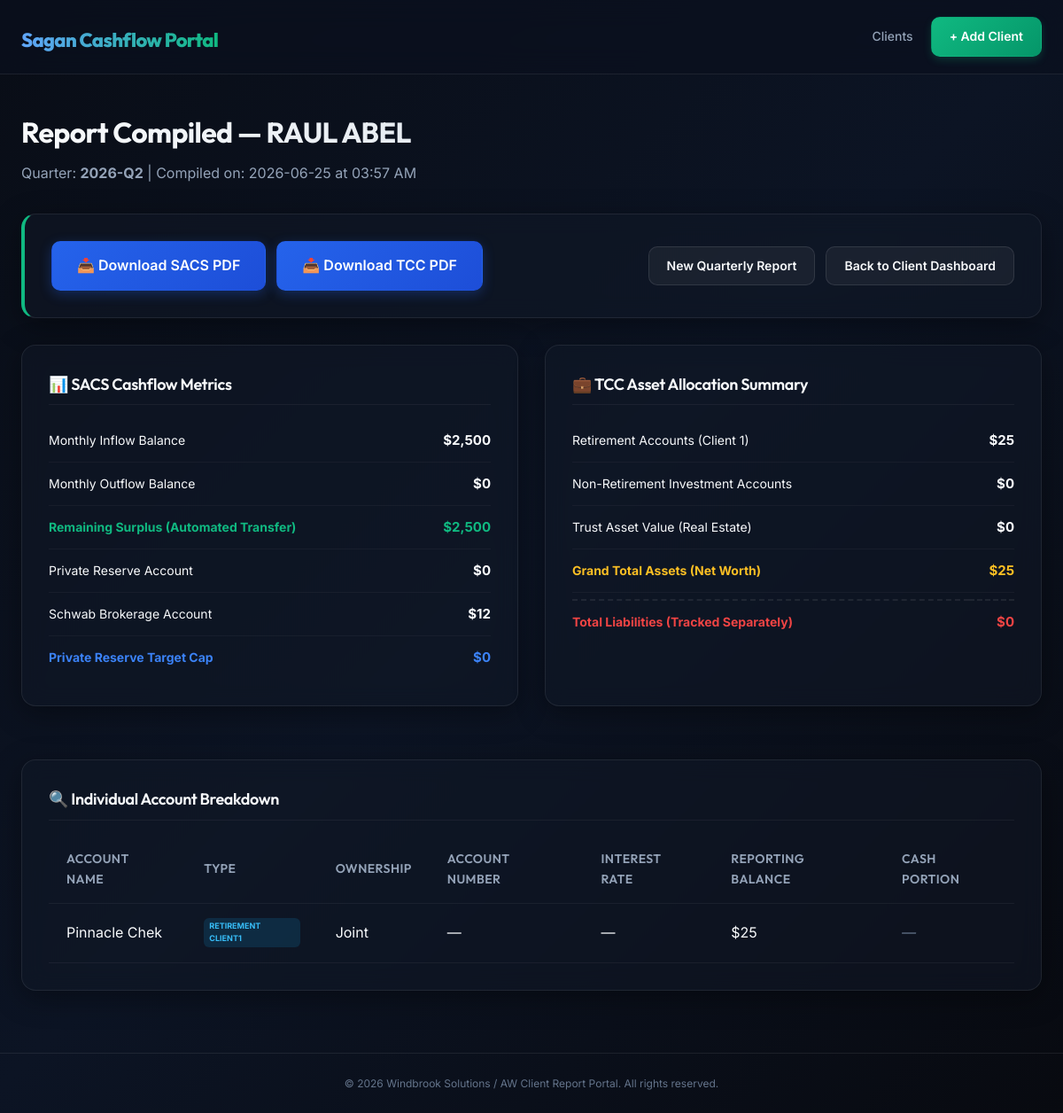
The page /report/10 on the database its author committed.
### backend/models.py (models this page shows, shortened)
class Client(db.Model):
    id = db.Column(db.Integer, primary_key=True)
    name = db.Column(db.String(200), nullable=False)
    spouse_name = db.Column(db.String(200))
    dob = db.Column(db.Date, nullable=False)
    spouse_dob = db.Column(db.Date)
    last_four_ssn = db.Column(db.String(4), nullable=False)
    spouse_last_four_ssn = db.Column(db.String(4))
    monthly_salary = db.Column(db.Float, default=0)
    spouse_monthly_salary = db.Column(db.Float, default=0)
    agreed_expense_budget = db.Column(db.Float, default=0)
    private_reserve_target = db.Column(db.Float, default=0)
    created_at = db.Column(db.DateTime, default=datetime.utcnow)
    deductibles = db.relationship('InsuranceDeductible', backref='client', lazy=True, cascade='all, delete-orphan')
    accounts = db.relationship('Account', backref='client', lazy=True, cascade='all, delete-orphan')
    reports = db.relationship('Report', backref='client', lazy=True, cascade='all, delete-orphan')

class Report(db.Model):
    id = db.Column(db.Integer, primary_key=True)
    client_id = db.Column(db.Integer, db.ForeignKey('client.id'), nullable=False)
    quarter = db.Column(db.String(10), nullable=False) # e.g. "2026-Q2"
    created_at = db.Column(db.DateTime, default=datetime.utcnow)
    inflow_balance = db.Column(db.Float, default=0)
    outflow_balance = db.Column(db.Float, default=0)
    private_reserve_balance = db.Column(db.Float, default=0)
    schwab_brokerage_balance = db.Column(db.Float, default=0)
    target_amount = db.Column(db.Float, default=0)
    balances = db.relationship('AccountBalance', backref='report', lazy=True, cascade='all, delete-orphan')

class AccountBalance(db.Model):
    id = db.Column(db.Integer, primary_key=True)
    report_id = db.Column(db.Integer, db.ForeignKey('report.id'), nullable=False)
    account_id = db.Column(db.Integer, db.ForeignKey('account.id'), nullable=False)
    balance = db.Column(db.Float, default=0)
    cash_balance = db.Column(db.Float) # for investment/brokerage accounts, to show cash portion
    account = db.relationship('Account', backref=db.backref('balances', lazy=True, cascade='all, delete-orphan'))

class Account(db.Model):
    id = db.Column(db.Integer, primary_key=True)
    client_id = db.Column(db.Integer, db.ForeignKey('client.id'), nullable=False)
    account_type = db.Column(db.String(50), nullable=False)
    owner = db.Column(db.String(50), nullable=False) # 'client1', 'client2', 'joint', 'trust'
    name = db.Column(db.String(200), nullable=False)
    last_four = db.Column(db.String(4))
    interest_rate = db.Column(db.Float) # mainly for liabilities
    is_liability = db.Column(db.Boolean, default=False)
    property_address = db.Column(db.String(300)) # for trust accounts

### backend/app.py (the view)
@app.route('/report/<int:id>')
def report_view(id):
    report = db.session.get(Report, id)
    if not report:
        flash('Report not found.', 'error')
        return redirect(url_for('index'))
    retirement1_total = sum(bal.balance for bal in report.balances if bal.account.account_type == 'retirement_client1')
    retirement2_total = sum(bal.balance for bal in report.balances if bal.account.account_type == 'retirement_client2')
    non_retirement_total = sum(bal.balance for bal in report.balances if bal.account.account_type == 'non_retirement')
    trust_total = sum(bal.balance for bal in report.balances if bal.account.account_type == 'trust')
    grand_total_net_worth = retirement1_total + retirement2_total + non_retirement_total + trust_total
    liabilities = [bal for bal in report.balances if bal.account.is_liability]
    liabilities_total = sum(bal.balance for bal in liabilities)
    return render_template(
        'report.html',
        report=report,
        retirement1_total=retirement1_total,
        retirement2_total=retirement2_total,
        non_retirement_total=non_retirement_total,
        trust_total=trust_total,
        grand_total_net_worth=grand_total_net_worth,
        liabilities=liabilities,
        liabilities_total=liabilities_total
    )

### backend/app.py (called while the page is built)
@app.template_filter('numberformat')
def numberformat_filter(value):
    if value is None:
        return '0'
    try:
        return f"{int(value):,}"
    except (ValueError, TypeError):
        return str(value)

### backend/templates/report.html (shortened to what this page needs)
{% extends 'base.html' %}
{% block content %}
<div class="page-header">
    <h2>Report Compiled — {{ report.client.name }}</h2>
    <p class="subtitle">Quarter: <strong>{{ report.quarter }}</strong> | Compiled on: {{ report.created_at.strftime('%Y-%m-%d at %I:%M %p') }}</p>
</div>
<div class="report-actions-panel glass-card">
    <div class="pdf-actions">
        <a href="{{ url_for('report_pdf_sacs', id=report.id) }}" class="btn btn-primary btn-large" target="_blank">📥 Download SACS PDF</a>
        <a href="{{ url_for('report_pdf_tcc', id=report.id) }}" class="btn btn-primary btn-large" target="_blank">📥 Download TCC PDF</a>
    </div>
    <div class="navigation-actions">
        <a href="{{ url_for('report_new', id=report.client_id) }}" class="btn btn-secondary">New Quarterly Report</a>
        <a href="{{ url_for('index') }}" class="btn btn-secondary">Back to Client Dashboard</a>
    </div>
</div>
<div class="report-data-grid">
    <div class="glass-card report-summary-section">
        <h3 class="section-title">📊 SACS Cashflow Metrics</h3>
        <table class="report-summary-table">
            <tbody>
                <tr>
                    <td>Monthly Inflow Balance</td>
                    <td class="value">${{ report.inflow_balance | round(0) | int | numberformat }}</td>
                </tr>
                <tr>
                    <td>Monthly Outflow Balance</td>
                    <td class="value">${{ report.outflow_balance | round(0) | int | numberformat }}</td>
                </tr>
                <tr class="highlight-row green">
                    <td>Remaining Surplus (Automated Transfer)</td>
                    <td class="value">${{ (report.inflow_balance - report.outflow_balance) | round(0) | int | numberformat }}</td>
                </tr>
                <tr>
                    <td>Private Reserve Account</td>
                    <td class="value">${{ report.private_reserve_balance | round(0) | int | numberformat }}</td>
                </tr>
                <tr>
                    <td>Schwab Brokerage Account</td>
                    <td class="value">${{ report.schwab_brokerage_balance | round(0) | int | numberformat }}</td>
                </tr>
                <tr class="highlight-row blue">
                    <td>Private Reserve Target Cap</td>
                    <td class="value">${{ report.target_amount | round(0) | int | numberformat }}</td>
                </tr>
            </tbody>
        </table>
    </div>
    <div class="glass-card report-summary-section">
        <h3 class="section-title">💼 TCC Asset Allocation Summary</h3>
        <table class="report-summary-table">
            <tbody>
                <tr>
                    <td>Retirement Accounts (Client 1)</td>
                    <td class="value">${{ retirement1_total | round(0) | int | numberformat }}</td>
                </tr>
                <tr>
                    <td>Non-Retirement Investment Accounts</td>
                    <td class="value">${{ non_retirement_total | round(0) | int | numberformat }}</td>
                </tr>
                <tr>
                    <td>Trust Asset Value (Real Estate)</td>
                    <td class="value">${{ trust_total | round(0) | int | numberformat }}</td>
                </tr>
                <tr class="highlight-row gold">
                    <td>Grand Total Assets (Net Worth)</td>
                    <td class="value">${{ grand_total_net_worth | round(0) | int | numberformat }}</td>
                </tr>
                <tr class="divider"><td colspan="2"></td></tr>
                <tr class="highlight-row red">
                    <td>Total Liabilities (Tracked Separately)</td>
                    <td class="value">${{ liabilities_total | round(0) | int | numberformat }}</td>
                </tr>
            </tbody>
        </table>
    </div>
</div>
<div class="report-details-section glass-card">
    <h3 class="section-title">🔍 Individual Account Breakdown</h3>
    <table class="dashboard-table">
        <thead>
            <tr>
                <th>Account Name</th>
                <th>Type</th>
                <th>Ownership</th>
                <th>Account Number</th>
                <th>Interest Rate</th>
                <th>Reporting Balance</th>
                <th>Cash Portion</th>
            </tr>
        </thead>
        <tbody>
            {% for bal in report.balances %}
            <tr>
                <td>{{ bal.account.name }}</td>
                <td><span class="acc-badge {{ bal.account.account_type }}">{{ bal.account.account_type | replace('_', ' ') | title }}</span></td>
                <td>{{ bal.account.owner | title }}</td>
                <td>{{ '*' ~ bal.account.last_four if bal.account.last_four else '—' }}</td>
                <td>{{ bal.account.interest_rate ~ '%' if bal.account.interest_rate is not none else '—' }}</td>
                <td class="value">${{ bal.balance | round(0) | int | numberformat }}</td>
                <td class="value">
                    {% if bal.cash_balance is not none %}
                        ${{ bal.cash_balance | round(0) | int | numberformat }}
                    {% else %}
                        <span class="no-data">—</span>
                    {% endif %}
                </td>
            </tr>
            {% endfor %}
        </tbody>
    </table>
</div>
{% endblock %}

### rows shown on the page
Client: client.name "RAUL ABEL"
Report: quarter "2026-Q2", created_at "2026-06-25 at 03:57 AM", inflow_balance|numberformat "2,500", outflow_balance|numberformat "0", inflow_balance+outflow_balance "2,500", private_reserve_balance|numberformat "0", schwab_brokerage_balance|numberformat "12", target_amount|numberformat "0"
AccountBalance: account.name "Pinnacle Chek", account.account_type "RETIREMENT CLIENT1", account.owner "Joint", account "—", balance|numberformat "25"
Account: last_four "—"

### other values the page prints
{{ retirement1_total | round(0) | int | numberformat }} "25"
{{ non_retirement_total | round(0) | int | numberformat }} "0"
{{ trust_total | round(0) | int | numberformat }} "0"
{{ grand_total_net_worth | round(0) | int | numberformat }} "25"
{{ liabilities_total | round(0) | int | numberformat }} "0"
